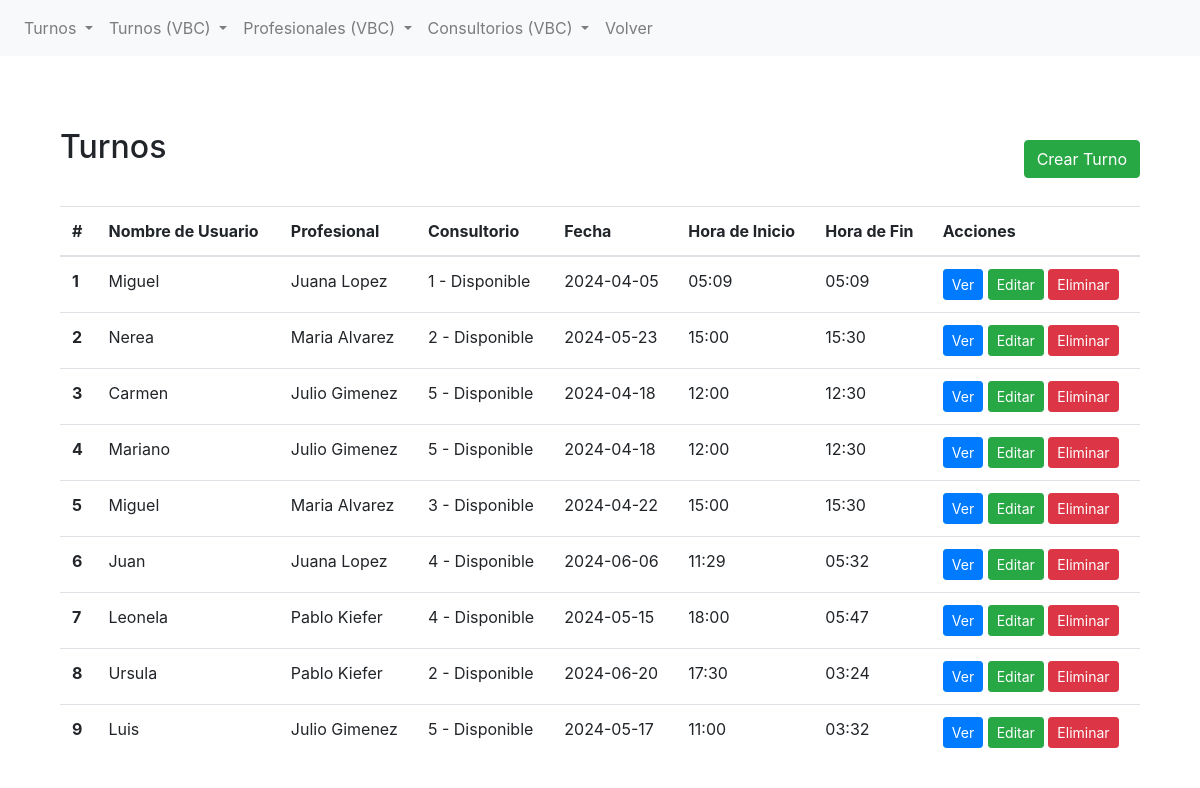
Page /reserva_turnos/list/ on the earlier database version.
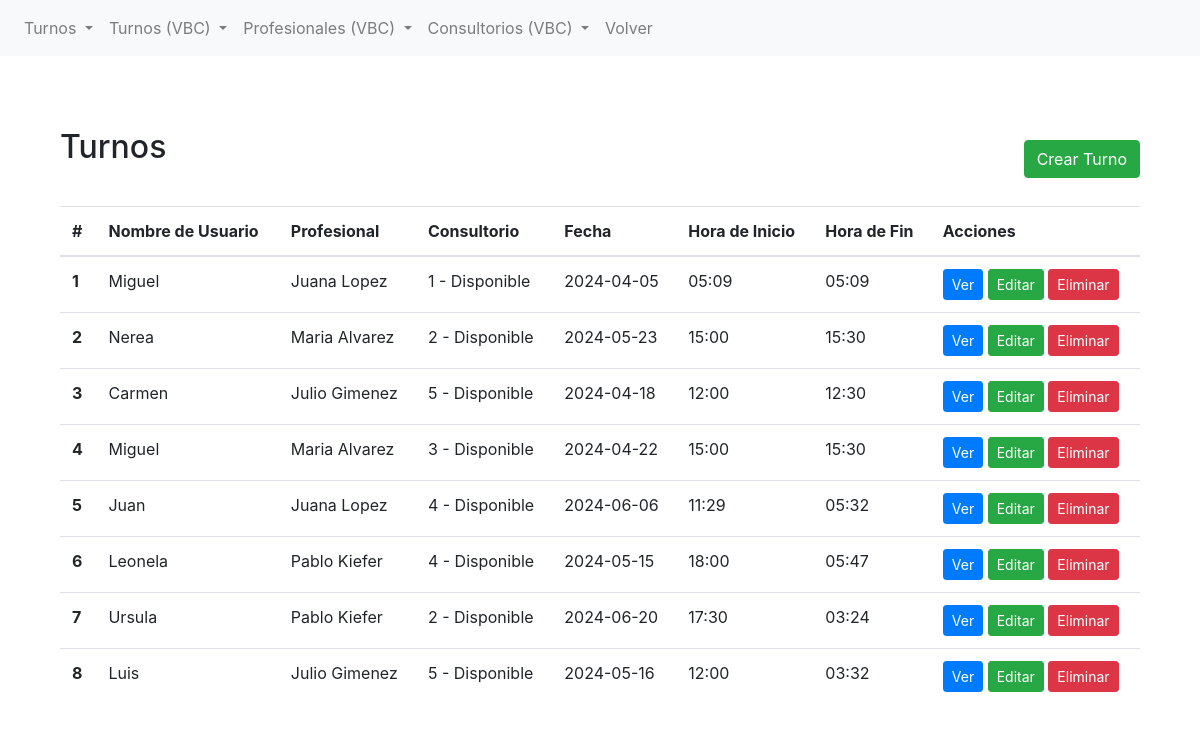
Same page on the later database version.
### reserva_turnos/models.py (models this page shows, shortened)
class Turnos(models.Model):
    nombre_de_usuario = models.CharField(max_length=50)
    consultorio = models.ForeignKey(Consultorio, on_delete=models.CASCADE, related_name='reservas')
    profesional = models.ForeignKey(Profesional, on_delete=models.CASCADE, default = True)
    fecha = models.DateField(default=timezone.now)
    hora_inicio = models.TimeField(default=timezone.now)
    hora_fin = models.TimeField(default=timezone.now)
    descripcion = models.TextField(blank=True, null=True)

class Profesional(models.Model):
    nombre = models.CharField(max_length=100)
    disponible = models.BooleanField(default=True)
    especialidad = models.CharField(max_length=20)
    descripcion = models.TextField(blank=True, null=True)

class Consultorio(models.Model):
    nombre = models.CharField(max_length=100)
    disponible = models.BooleanField(default=True)
    descripcion = models.TextField(blank=True, null=True)
    def __str__(self):
        return f"{self.nombre} - {'Disponible' if self.disponible else 'No Disponible'} "

### reserva_turnos/views.py (the view)
# urls.py: path("list/", list_view, name="reserva_turnos-list"),
def list_view(request):
    turnos = Turnos.objects.all()
    contexto_dict = {"todos_los_turnos": turnos}
    return render(request, "reserva_turnos/list.html", contexto_dict)

### reserva_turnos/templates/reserva_turnos/list.html (shortened to what this page needs)
{% extends 'reserva_turnos/base.html' %}
{% block content %}
<section class="py-5">
    <div class="container">
        <div class="d-flex justify-content-between align-items-center mb-3">
            <h2 class="mb-4">Turnos</h2>
            <a href="{% url 'crear_turnos' %}" class="btn btn-success">Crear Turno</a>
        </div>
        <table class="table">
            <thead>
                <tr>
                    <th scope="col">#</th>
                    <th scope="col">Nombre de Usuario</th>
                    <th scope="col">Profesional</th>
                    <th scope="col">Consultorio</th>
                    <th scope="col">Fecha</th>
                    <th scope="col">Hora de Inicio</th>
                    <th scope="col">Hora de Fin</th>
                    <th scope="col">Acciones</th>
                </tr>
            </thead>
            <tbody>
                {% if todos_los_turnos %}
                {% for turnos in todos_los_turnos %}
                <tr>
                    <th scope="row">{{ forloop.counter }}</th>
                    <td>{{ turnos.nombre_de_usuario }}</td>
                    <td>{{ turnos.profesional.nombre }}</td>
                    <td>{{ turnos.consultorio }}</td>
                    <td>{{ turnos.fecha | date:"Y-m-d" }}</td>
                    <td>{{ turnos.hora_inicio | date:"H:i" }}</td>
                    <td>{{ turnos.hora_fin | date:"H:i" }}</td>
                    <td>
                        <a href="{% url 'turno-detail' turnos.id %}" class="btn btn-primary btn-sm">Ver</a>
                        <a href="{% url 'turno-update' turnos.id %}" class="btn btn-success btn-sm">Editar</a>
                        <a href="{% url 'turno-delete' turnos.id %}" class="btn btn-danger btn-sm">Eliminar</a>
                    </td>
                </tr>
                {% endfor %}
                {% else %}
                <tr>
                    <td colspan="7">No hay turnos disponibles.</td>
                </tr>
                {% endif %}
            </tbody>
        </table>
    </div>
</section>
{% endblock %}

Differences in the rows shown:
removed Turnos: nombre_de_usuario "Mariano", profesional.nombre "Julio Gimenez", consultorio "5 - Disponible", fecha "2024-04-18", hora_inicio "12:00", hora_fin "12:30"
changed Turnos "Luis": fecha "2024-05-17" → "2024-05-16"; hora_inicio "11:00" → "12:00"
